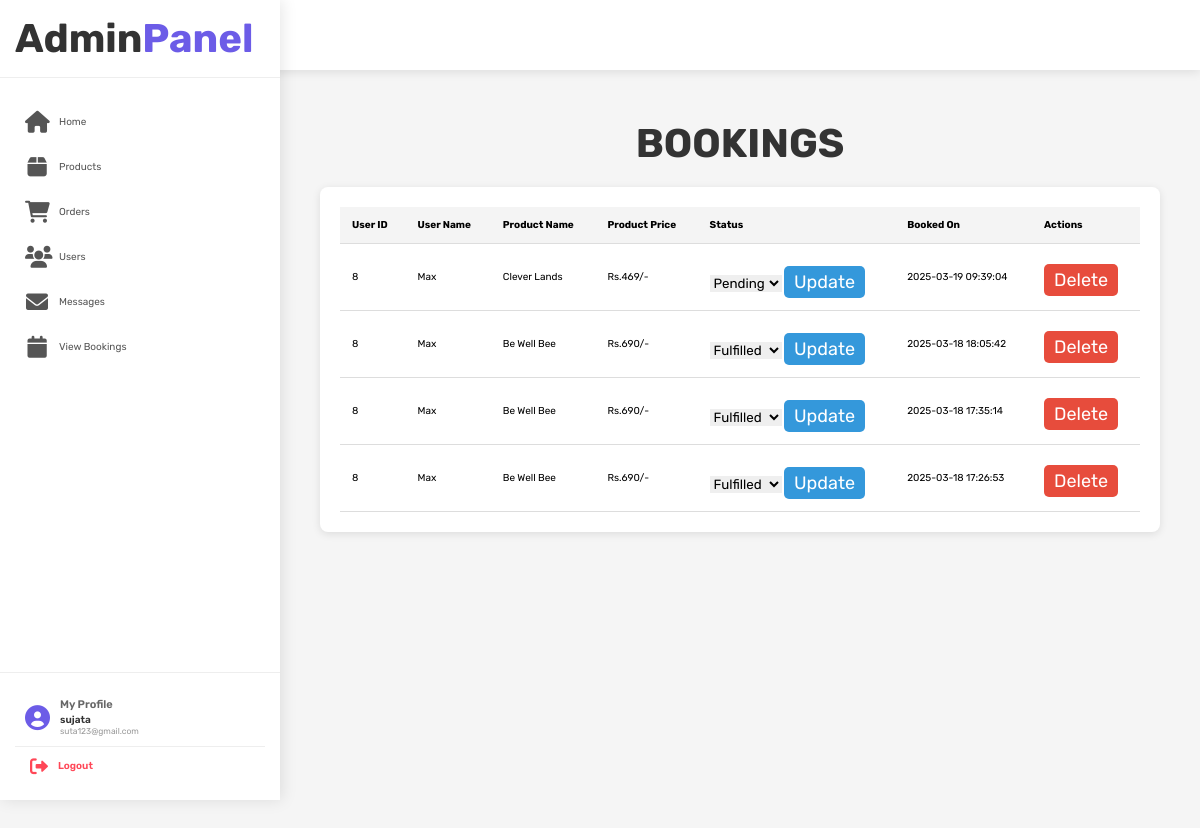
The page /admin_bookings.php (signed in) on the database its author committed.
### tables this page shows
CREATE TABLE `bookings` (
  `id` int(11) NOT NULL,
  `user_id` int(11) NOT NULL,
  `product_name` varchar(255) NOT NULL,
  `product_price` decimal(10,2) NOT NULL,
  `product_image` varchar(255) NOT NULL,
  `status` enum('pending','fulfilled') NOT NULL,
  `created_at` timestamp NOT NULL DEFAULT current_timestamp()
);

CREATE TABLE `users` (
  `id` int(100) NOT NULL,
  `name` varchar(100) NOT NULL,
  `email` varchar(100) NOT NULL,
  `password` varchar(100) NOT NULL,
  `user_type` varchar(20) NOT NULL DEFAULT 'user',
  `phone` text NOT NULL
);

### admin_bookings.php (the view, shortened to what this page needs)
<?php
include 'config.php';
$select_bookings = mysqli_query($conn, "
    SELECT bookings.*, users.name AS user_name
    FROM bookings
    INNER JOIN users ON bookings.user_id = users.id
    ORDER BY bookings.created_at DESC
") or die('Query failed');
?>
<!DOCTYPE html>
<html lang="en">
<head>
    <link rel="stylesheet" href="https://cdnjs.cloudflare.com/ajax/libs/font-awesome/6.0.0/css/all.min.css">
    <link rel="stylesheet" href="css/admin_style.css">
</head>
<body>
<?php include 'admin_header.php'; ?>
<div class="main-content">
<section class="bookings">
    <h1 class="title">Bookings</h1>
    <div class="table-container">
        <table>
            <thead>
                <tr>
                    <th>User ID</th>
                    <th>User Name</th>
                    <th>Product Name</th>
                    <th>Product Price</th>
                    <th>Status</th>
                    <th>Booked On</th>
                    <th>Actions</th>
                </tr>
            </thead>
            <tbody>
                <?php if (mysqli_num_rows($select_bookings) > 0) {
                    while ($fetch_bookings = mysqli_fetch_assoc($select_bookings)) { ?>
                        <tr>
                            <td data-label="User ID"><?php echo $fetch_bookings['user_id']; ?></td>
                            <td data-label="User Name"><?php echo $fetch_bookings['user_name']; ?></td>
                            <td data-label="Product Name"><?php echo $fetch_bookings['product_name']; ?></td>
                            <td data-label="Product Price">Rs.<?php echo number_format($fetch_bookings['product_price']); ?>/-</td>
                            <td data-label="Status">
                                <form action="" method="post" class="action-buttons">
                                    <select name="update_status">
                                        <option value="pending" <?php echo ($fetch_bookings['status'] == 'pending') ? 'selected' : ''; ?>>Pending</option>
                                        <option value="fulfilled" <?php echo ($fetch_bookings['status'] == 'fulfilled') ? 'selected' : ''; ?>>Fulfilled</option>
                                    </select>
                                    <input type="submit" value="Update" name="update_booking" class="option-btn">
                                </form>
                            </td>
                            <td data-label="Booked On"><?php echo $fetch_bookings['created_at']; ?></td>
                            <td data-label="Actions">
                                <div class="action-buttons">
                                    <a href="admin_bookings.php?delete=<?php echo $fetch_bookings['id']; ?>" onclick="return confirm('Delete this booking?');" class="delete-btn">Delete</a>
                                </div>
                            </td>
                        </tr>
                    <?php }
                } else { ?>
                    <tr><td colspan="7" class="empty">No bookings yet!</td></tr>
                <?php } ?>
            </tbody>
        </table>
    </div>
</section>
</div>
</body>
</html>

### css/admin_style.css (style rules this page uses)
:root { --purple:#8e44ad; --red:#c0392b; --orange:#f39c12; --black:#333; --white:#fff; --light-color:#666; --light-white:#ccc; --light-bg:#f5f5f5; --border:.1rem solid var(--black); --box-shadow:0 .5rem 1rem rgba(0,0,0,.1); }
* { font-family: 'Rubik', sans-serif; margin:0; padding:0; box-sizing: border-box; outline: none; border:none; text-decoration: none; transition:all .2s linear; }
html { font-size: 62.5%; overflow-x: hidden; }
body { background-color: var(--light-bg); }
section { padding:3rem 2rem; }
.title { text-align: center; margin-bottom: 2rem; text-transform: uppercase; color:var(--black); font-size: 4rem; }
.btn, .option-btn, .delete-btn, .white-btn { display: inline-block; margin-top: 1rem; padding:1rem 3rem; cursor: pointer; color:var(--white); font-size: 1.8rem; border-radius: .5rem; text-transform: capitalize; }
.option-btn { background-color: var(--orange); }
.delete-btn { background-color: var(--red); }

### admin_bookings.php (style rules this page uses)
body { background-color: #f5f5f5; }
.main-content { margin-left: 250px; padding: 20px; }
.table-container { overflow-x: auto; margin-top: 20px; background: #fff; padding: 20px; border-radius: 8px; box-shadow: 0 2px 8px rgba(0,0,0,0.1); }
table { width: 100%; border-collapse: collapse; }
th, td { border-bottom: 1px solid #ddd; padding: 12px; text-align: left; }
th { background-color: #f4f4f4; font-weight: bold; }
.option-btn, .delete-btn { padding: 5px 10px; border: none; border-radius: 5px; text-decoration: none; color: #fff; cursor: pointer; transition: background 0.3s; }
.option-btn { background-color: #3498db; }
.delete-btn { background-color: #e74c3c; display: inline-block; text-align: center; margin-top: 5px; }

### admin_header.php (style rules this page uses)
body { margin: 0; padding: 0; font-family: 'Poppins', sans-serif; transition: all 0.3s ease; min-height: 100vh; position: relative; }
.main-content { margin-top: 70px; padding: 2rem; transition: all 0.3s ease; min-height: calc(100vh - 70px); }
@media (min-width: 992px) { .main-content { margin-left: 280px; } }

### rows shown on the page
bookings: user "8", user.name "Max", product_name "Clever Lands", product_price "469", update_status "Pending", created_at "2025-03-19 09:39:04"
bookings: user "8", user.name "Max", product_name "Be Well Bee", product_price "690", update_status "Fulfilled", created_at "2025-03-18 18:05:42"
bookings: user "8", user.name "Max", product_name "Be Well Bee", product_price "690", update_status "Fulfilled", created_at "2025-03-18 17:35:14"
bookings: user "8", user.name "Max", product_name "Be Well Bee", product_price "690", update_status "Fulfilled", created_at "2025-03-18 17:26:53"

### other values the page prints
$_SESSION['admin_name'] "sujata"
$_SESSION['admin_email'] "suta123@gmail.com"
